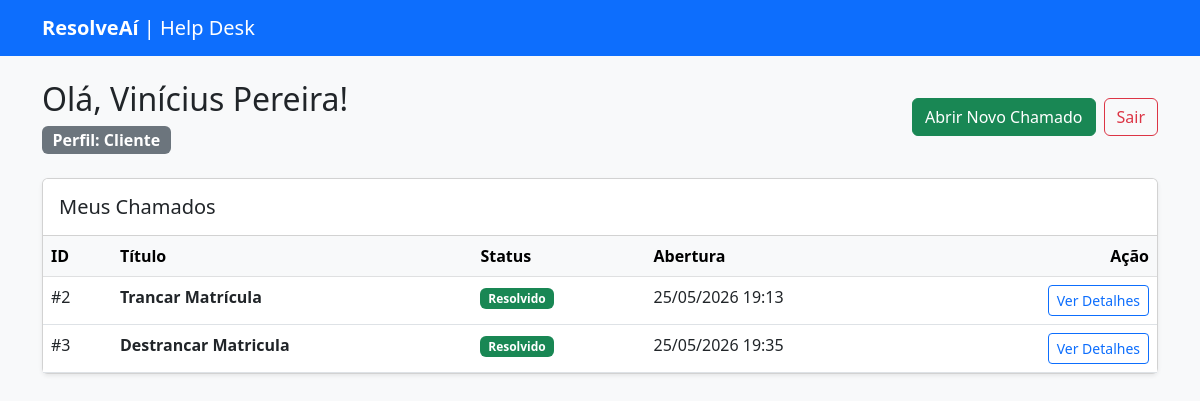
Page / (signed in) on the committed database.
### app/models.py (models this page shows)
class User(UserMixin, db.Model):
    id = db.Column(db.Integer, primary_key=True)
    nome = db.Column(db.String(100), nullable=False)
    email = db.Column(db.String(120), unique=True, nullable=False)
    senha = db.Column(db.String(200), nullable=False)
    tipo = db.Column(db.String(20), nullable=False, default='cliente')
    tickets = db.relationship('Ticket', backref='cliente', lazy=True)
    respostas = db.relationship('Reply', backref='autor', lazy=True)

class Ticket(db.Model):
    id = db.Column(db.Integer, primary_key=True)
    titulo = db.Column(db.String(150), nullable=False)
    descricao = db.Column(db.Text, nullable=False)
    status = db.Column(db.String(50), default='Aberto')
    data_criacao = db.Column(db.DateTime, default=datetime.utcnow)
    nota = db.Column(db.Integer, nullable=True)
    cliente_id = db.Column(db.Integer, db.ForeignKey('user.id'), nullable=False)
    respostas = db.relationship('Reply', backref='ticket_original', lazy=True)

### app/routes.py (the view)
@bp.route('/')
@login_required
def dashboard():
    if current_user.tipo == 'cliente':
        tickets = Ticket.query.filter_by(cliente_id=current_user.id).all()
    else:
        tickets = Ticket.query.all()
    return render_template('dashboard.html', tickets=tickets)

### app/__init__.py (called while the page is built)
def create_app():
    app = Flask(__name__)
    app.config['SECRET_KEY'] = 'chave_super_secreta_para_sessoes'
    app.config['SQLALCHEMY_DATABASE_URI'] = 'sqlite:///database.db'
    app.config['SQLALCHEMY_TRACK_MODIFICATIONS'] = False
    db.init_app(app)
    login_manager.init_app(app)
    login_manager.login_view = 'main.login' # Redireciona não-logados pra cá
    login_manager.login_message = "Por favor, faça login para acessar esta página."
    from app.models import User
    @login_manager.user_loader
    def load_user(user_id):
        return User.query.get(int(user_id))
    from app.routes import bp
    app.register_blueprint(bp)
    return app

### app/templates/dashboard.html
{% extends "base.html" %}
{% block content %}
<div class="d-flex justify-content-between align-items-center mb-4 mt-4">
    <div>
        <h2>Olá, {{ current_user.nome }}!</h2>
        <span class="badge bg-secondary fs-6">Perfil: {{ current_user.tipo | capitalize }}</span>
    </div>
    <div class="d-flex gap-2">
        {% if current_user.tipo == 'cliente' %}
            <a href="/ticket/novo" class="btn btn-success">Abrir Novo Chamado</a>
        {% elif current_user.tipo == 'admin' %}
            <a href="/admin/atendentes/novo" class="btn btn-primary">Cadastrar Atendente</a>
            <a href="/admin/relatorios" class="btn btn-info text-white">Ver Relatórios</a>
        {% endif %}
        <a href="/logout" class="btn btn-outline-danger">Sair</a>
    </div>
</div>
<div class="card shadow-sm">
    <div class="card-header bg-white py-3">
        <h5 class="mb-0">{% if current_user.tipo == 'cliente' %}Meus Chamados{% else %}Fila Global de Atendimento{% endif %}</h5>
    </div>
    <div class="card-body p-0 table-responsive">
        <table class="table table-hover mb-0">
            <thead class="table-light">
                <tr>
                    <th>ID</th>
                    <th>Título</th>
                    <th>Status</th>
                    <th>Abertura</th>
                    <th class="text-end">Ação</th>
                </tr>
            </thead>
            <tbody>
                {% for ticket in tickets %}
                <tr>
                    <td>#{{ ticket.id }}</td>
                    <td><strong>{{ ticket.titulo }}</strong></td>
                    <td>
                        {% if ticket.status == 'Aberto' %}
                            <span class="badge bg-warning text-dark">Aberto</span>
                        {% elif ticket.status == 'Em Andamento' %}
                            <span class="badge bg-primary">Em Andamento</span>
                        {% else %}
                            <span class="badge bg-success">Resolvido</span>
                        {% endif %}
                    </td>
                    <td>{{ ticket.data_criacao.strftime('%d/%m/%Y %H:%M') }}</td>
                    <td class="text-end">
                        <a href="/ticket/{{ ticket.id }}" class="btn btn-sm btn-outline-primary">Ver Detalhes</a>
                    </td>
                </tr>
                {% else %}
                <tr>
                    <td colspan="5" class="text-center py-4 text-muted">Nenhum chamado encontrado.</td>
                </tr>
                {% endfor %}
            </tbody>
        </table>
    </div>
</div>
{% endblock %}

### rows in the picture
User: nome "Vinícius Pereira", tipo "Cliente"
Ticket: id "2", titulo "Trancar Matrícula", status "Resolvido", data_criacao "25/05/2026 19:13"
Ticket: id "3", titulo "Destrancar Matricula", status "Resolvido", data_criacao "25/05/2026 19:35"
